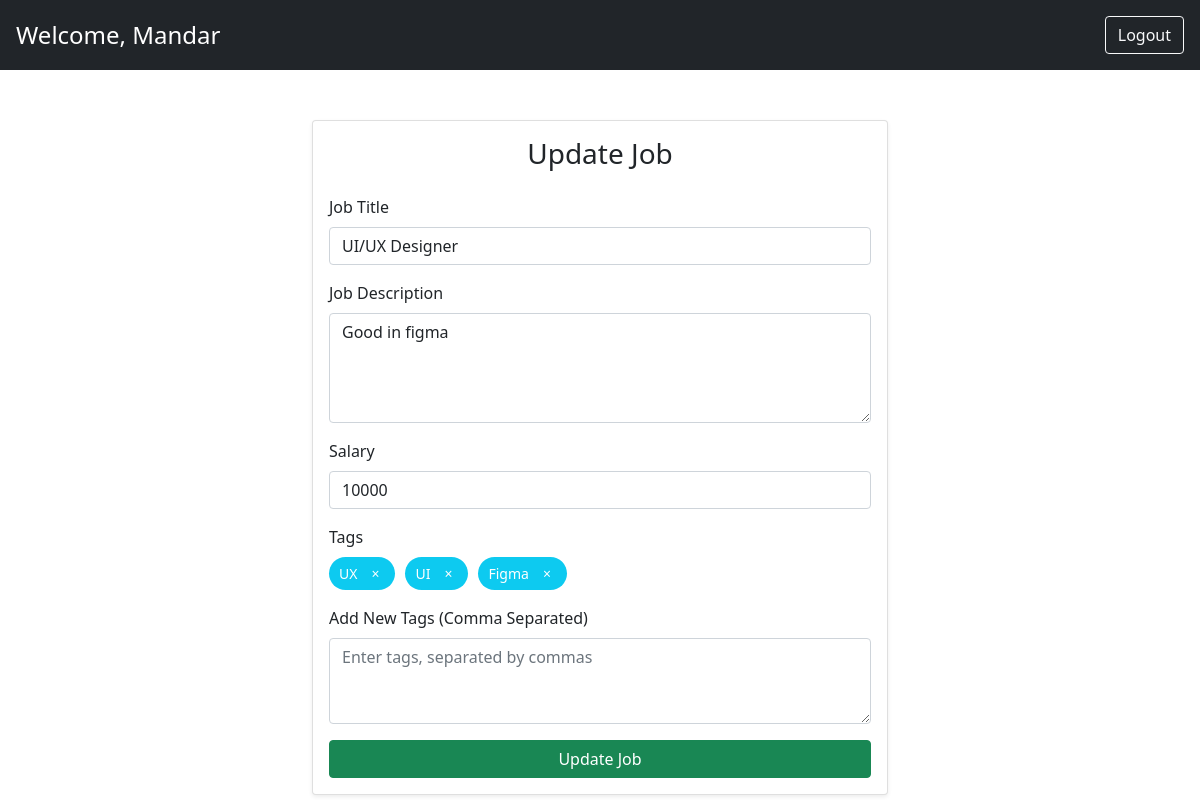
Screenshot of /job/update/2/ (signed in) with the database file from the repository.
### authentication/models.py (models this page shows, shortened)
class CustomUser(AbstractBaseUser):
    email = models.EmailField(unique=True)
    first_name = models.CharField(max_length=100)
    is_active = models.BooleanField(default=True)
    objects = CustomUserManager()
    USERNAME_FIELD = 'email'
    REQUIRED_FIELDS = ['first_name']

### jobs/models.py (models this page shows, shortened)
class Job(models.Model):
    title = models.CharField(max_length=255)
    description = models.TextField(blank=True)
    salary = models.IntegerField()
    company = models.ForeignKey(Company, on_delete=models.CASCADE, related_name='jobs',null=False)  # One company can have many jobs (for total participation the foreignky has null constraint)

class Tag(models.Model):
    tag = models.CharField(max_length=35)
    job = models.ForeignKey(Job,on_delete=models.CASCADE,null=False)

### jobs/views.py (the view)
# urls.py: path('update/<int:id>/',update_job,name="updatejob"),
@login_required
@company_required
def update_job(request, id):
    job = get_object_or_404(Job, id=id)
    company = Company.objects.filter(user=request.user).first()
    if job.company != company:
        return JsonResponse({'error':'401','message':'something went wrong'})
    if request.method == 'POST':
        form = JobForm(request.POST, instance=job)
        if form.is_valid():
            job = form.save()  # Save the updated job
            tags = form.cleaned_data.get('tags')
            if tags:
                tag_list = [tag.strip() for tag in tags.split(',')]  # Split and clean the tags
                Tag.objects.filter(job=job).delete()
                for tag in tag_list:
                    Tag.objects.get_or_create(tag=tag, job=job)
            return redirect('home')
        else:
            print(form.errors)
        return render(request, 'update-job.html', {'form': form, 'job': job})
    else:
        tags = Tag.objects.filter(job=job)  # Get tags associated with the job
        form = JobForm(instance=job)
        return render(request, 'update-job.html', {'form': form, 'job': job, 'tags': tags})

### jobs/forms.py
class JobForm(forms.ModelForm):
    tags = forms.CharField(
        required=False,
        widget=forms.Textarea(attrs={'placeholder': 'Enter tags separated by commas'}),
        label="Tags"
    )
    class Meta:
        model = Job
        fields = ['title', 'description','salary','tags']

### authentication/templates/update-job.html (shortened to what this page needs)
<!DOCTYPE html>
<html lang="en">
<head>
    <link href="https://cdn.jsdelivr.net/npm/bootstrap@5.0.2/dist/css/bootstrap.min.css" rel="stylesheet">
</head>
<body>
    <div class="bg-dark text-white p-3">
        <div class="d-flex justify-content-between align-items-center">
            <div class="fs-4">Welcome, {{user.first_name}}</div>
            <div>
                <a href="/auth/logout/" class="btn btn-outline-light ms-2">Logout</a>
            </div>
        </div>
    </div>
    <div class="container">
        <div class="card shadow-sm">
            <div class="card-body">
                <h3 class="card-title text-center mb-4">Update Job</h3>
                <form method="post">
                    <div class="mb-3">
                        <label for="title" class="form-label">Job Title</label>
                        <input type="text" id="title" name="title" class="form-control" value="{{ job.title }}" required>
                    </div>
                    <div class="mb-3">
                        <label for="description" class="form-label">Job Description</label>
                        <textarea id="description" name="description" class="form-control" rows="4" required>{{ job.description }}</textarea>
                    </div>
                    <div class="mb-3">
                        <label for="salary" class="form-label">Salary</label>
                        <input type="number" id="salary" name="salary" class="form-control" value="{{ job.salary }}" required>
                    </div>
                    <div class="mb-3">
                        <label for="tags" class="form-label">Tags</label>
                        <div class="tag-container" id="tags-container">
                            {% for tag in tags %}
                                <div class="tag-item" id="tag-{{ tag.id }}">
                                    {{ tag.tag }}
                                    <button type="button" class="remove-btn" onclick="removeTag('{{ tag.id }}', '{{ tag.tag }}')">&times;</button>
                                </div>
                            {% endfor %}
                        </div>
                    </div>
                    <div class="mb-3">
                        <label for="tags_input" class="form-label">Add New Tags (Comma Separated)</label>
                        <textarea id="tags_input" name="tags" class="form-control" rows="3" placeholder="Enter tags, separated by commas"></textarea>
                    </div>
                    <div class="d-grid gap-2">
                        <button type="button" onclick="solve()" class="btn btn-success">Update Job</button>
                    </div>
                </form>
            </div>
        </div>
    </div>
</body>
</html>

### authentication/templates/update-job.html (style rules this page uses)
.tag-container { display: flex; flex-wrap: wrap; gap: 10px; }
.tag-item { display: inline-flex; align-items: center; background-color: #0dcaf0; color: white; padding: 5px 10px; border-radius: 25px; font-size: 14px; }
.tag-item .remove-btn { background: transparent; border: none; color: white; margin-left: 8px; cursor: pointer; }
.container { max-width: 600px; margin-top: 50px; }

### rows the page displays
CustomUser: first_name "Mandar"
Job: title "UI/UX Designer", description "Good in figma", salary "10000"
Tag: tag "UX"
Tag: tag "UI"
Tag: tag "Figma"
